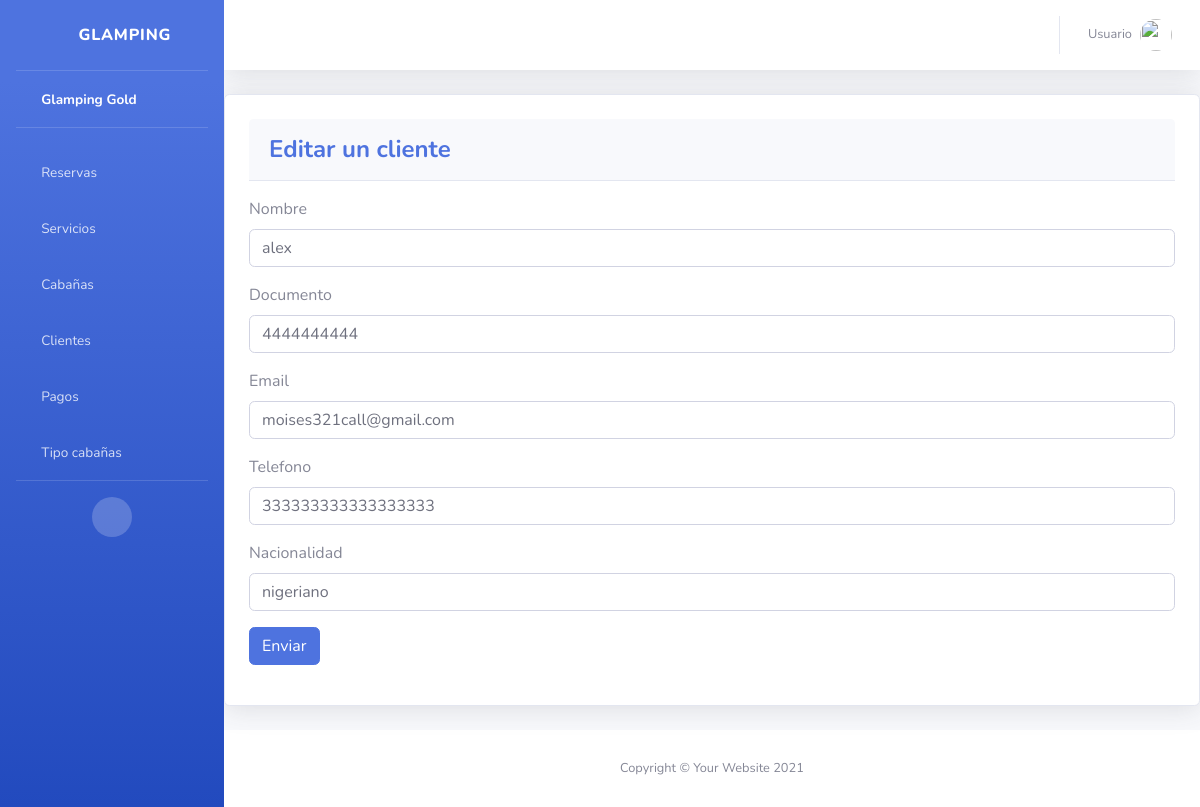
/clientes/edit/2/, run on an earlier commit of the app's database.
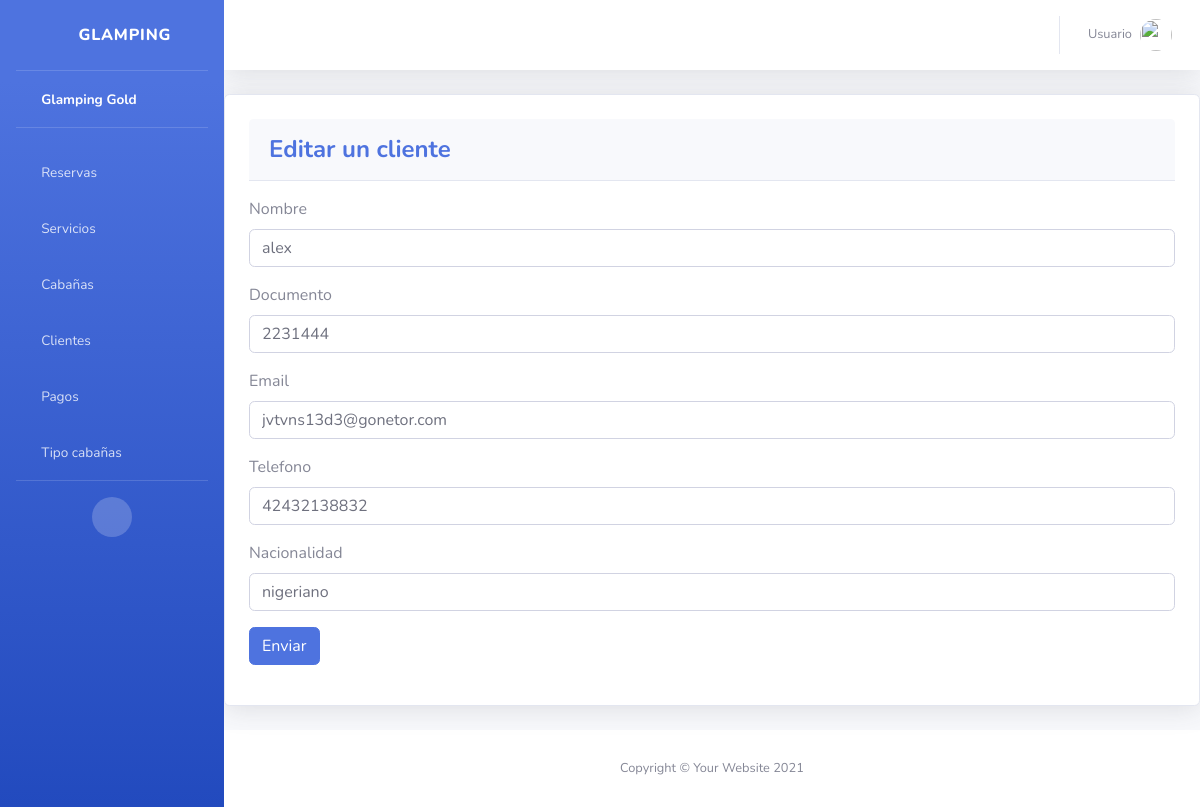
And on a later commit of the database.
### cliente/models.py (models this page shows, shortened)
class Cliente(models.Model):
    nombre = models.CharField(max_length=255)
    documento = models.IntegerField(unique=True)
    email = models.CharField(max_length=50, unique=True)
    telefone = models.IntegerField(unique=True)
    nacionalidad = models.CharField(max_length=255)
    status = models.BooleanField(default=True)

### cliente/views.py (the view, shortened to what this page needs)
# urls.py: path('edit/<int:cliente_id>/', views.edit_cliente, name='edit_cliente'),
def edit_cliente(request, cliente_id):
    cliente = Cliente.objects.get(pk=cliente_id)
    form = ClienteForm(request.POST or None, instance=cliente)
    return render(request, 'cliente/editar.html', {'form': form})

### cliente/forms.py
class ClienteForm(forms.ModelForm):
    class Meta:
        model = Cliente
        fields = "__all__"
        exclude = ['status']
        labels = {
           'nombre': 'Nombre',
           'documento': 'Documento',
           'email': 'Email',
           'telefone': 'Telefono',
           'nacionalidad': 'Nacionalidad',
        }
        widgets = {
            'nombre': forms.TextInput(attrs={'placeholder': 'Ingrese el nombre'}),
            'documento': forms.TextInput(attrs={'placeholder': 'Ingrese el documento'}),
            'email': forms.EmailInput(attrs={'placeholder': 'Ingrese el correo'}),
            'telefone': forms.TextInput(attrs={'placeholder': 'Ingrese el telefono'}),
            'nacionalidad': forms.TextInput(attrs={'placeholder': 'Ingrese la nacionalidad'}),
        }

### templates/cliente/editar.html
{% extends 'base.html' %}
{% block content %}
<div class="card shadow mb-4 p-4 ">
    <div class="card-header py-3 mb-3">
        <h4 class="m-0 font-weight-bold text-primary">Editar un cliente</h4>
    </div>
    {% include 'cliente/form.html' %}
</div>
{% endblock %}

### templates/cliente/form.html (shortened to what this page needs)
<form action="" method="POST">
    {% for field in form %}
    <div class="mb-3">
      <label for="" class="form-label">{{field.label}}</label>
      <input type="{{field.field.widget.input_type}}"
        class="form-control" name="{{field.name}}" id="" aria-describedby="helpId" placeholder="{{field.field.widget.attrs.placeholder}}"
        value="{{field.value | default:'' }}"
        >
    </div>
    {% endfor %}
    <button type="submit" class="btn btn-primary">Enviar</button>
</form>

What changed in the data, as far as the page shows it:
changed Cliente "alex": email "moises321call@gmail.com" → "jvtvns13d3@gonetor.com"
Also different on the page:
form field documento: "4444444444" → "2231444"
form field telefone: "333333333333333333" → "42432138832"
